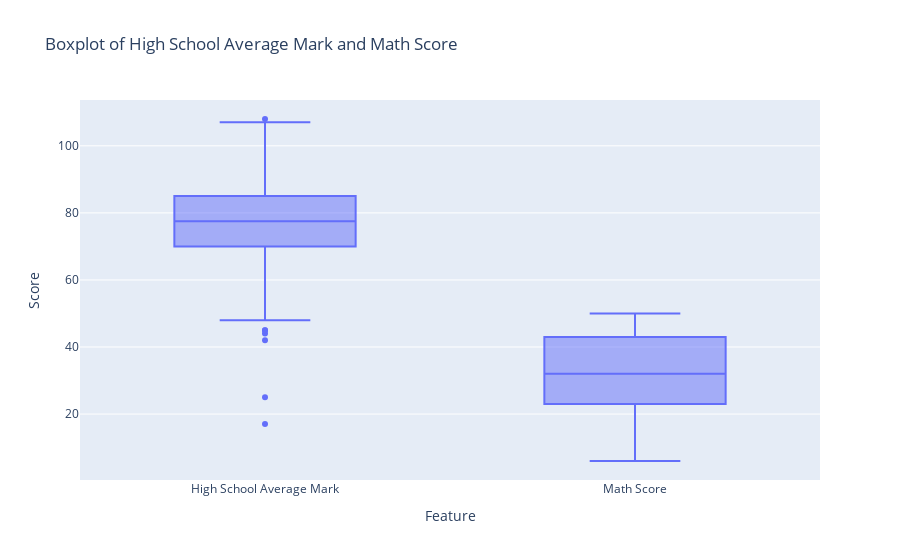

This figure's notebook cell:
### Code cell
import plotly.express as px
df['Math Score'] = pd.to_numeric(df['Math Score'], errors='coerce')
data_long = df.melt(value_vars=['High School Average Mark', 'Math Score'], var_name='Feature', value_name='Score')
fig = px.box(data_long, x='Feature', y='Score', title='Boxplot of High School Average Mark and Math Score')
fig.show()

### Figure 1 — Plotly figure (JSON) as saved in the notebook; plotly's stock layout.template omitted (floating-point values rounded to 4 significant figures; data arrays with more than 128 entries replaced by an {"elided": "..."} marker saying what was removed)
{"data": [{"alignmentgroup": "True", "hovertemplate": "Feature=%{x}<br>Score=%{y}<extra></extra>", "legendgroup": "", "marker": {"color": "#636efa"}, "name": "", "notched": false, "offsetgroup": "", "orientation": "v", "showlegend": false, "type": "box", "x": {"elided": "2874 str values"}, "x0": " ", "xaxis": "x", "y": {"elided": "2874 mixed values"}, "y0": " ", "yaxis": "y"}], "layout": {"autosize": true, "boxmode": "group", "legend": {"tracegroupgap": 0}, "title": {"text": "Boxplot of High School Average Mark and Math Score"}, "xaxis": {"anchor": "y", "autorange": true, "domain": [0, 1], "range": [-0.5, 1.5], "title": {"text": "Feature"}, "type": "category"}, "yaxis": {"anchor": "x", "autorange": true, "domain": [0, 1], "range": [0.3333, 113.7], "title": {"text": "Score"}, "type": "linear"}}}
